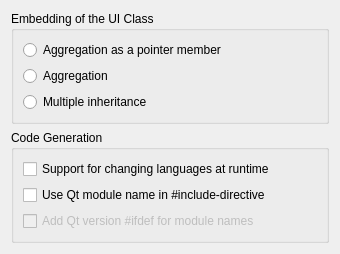
<?xml version="1.0" encoding="UTF-8"?>
<ui version="4.0">
 <class>QtSupport::Internal::CodeGenSettingsPageWidget</class>
 <widget class="QWidget" name="QtSupport::Internal::CodeGenSettingsPageWidget">
  <property name="geometry">
   <rect>
    <x>0</x>
    <y>0</y>
    <width>340</width>
    <height>232</height>
   </rect>
  </property>
  <property name="windowTitle">
   <string/>
  </property>
  <layout class="QVBoxLayout" name="verticalLayout_3">
   <item>
    <widget class="QGroupBox" name="uiclassGroupBox">
     <property name="title">
      <string>Embedding of the UI Class</string>
     </property>
     <property name="checkable">
      <bool>false</bool>
     </property>
     <layout class="QVBoxLayout" name="verticalLayout">
      <item>
       <widget class="QRadioButton" name="ptrAggregationRadioButton">
        <property name="text">
         <string>Aggregation as a pointer member</string>
        </property>
       </widget>
      </item>
      <item>
       <widget class="QRadioButton" name="aggregationButton">
        <property name="text">
         <string>Aggregation</string>
        </property>
       </widget>
      </item>
      <item>
       <widget class="QRadioButton" name="multipleInheritanceButton">
        <property name="text">
         <string>Multiple inheritance</string>
        </property>
       </widget>
      </item>
     </layout>
     <zorder>aggregationButton</zorder>
     <zorder>multipleInheritanceButton</zorder>
     <zorder>ptrAggregationRadioButton</zorder>
    </widget>
   </item>
   <item>
    <widget class="QGroupBox" name="codeGenerationGroupBox">
     <property name="title">
      <string>Code Generation</string>
     </property>
     <layout class="QVBoxLayout" name="verticalLayout_2">
      <item>
       <widget class="QCheckBox" name="retranslateCheckBox">
        <property name="text">
         <string>Support for changing languages at runtime</string>
        </property>
       </widget>
      </item>
      <item>
       <widget class="QCheckBox" name="includeQtModuleCheckBox">
        <property name="text">
         <string>Use Qt module name in #include-directive</string>
        </property>
       </widget>
      </item>
      <item>
       <widget class="QCheckBox" name="addQtVersionCheckBox">
        <property name="enabled">
         <bool>false</bool>
        </property>
        <property name="text">
         <string>Add Qt version #ifdef for module names</string>
        </property>
       </widget>
      </item>
     </layout>
    </widget>
   </item>
   <item>
    <spacer name="verticalSpacer">
     <property name="orientation">
      <enum>Qt::Vertical</enum>
     </property>
     <property name="sizeType">
      <enum>QSizePolicy::MinimumExpanding</enum>
     </property>
     <property name="sizeHint" stdset="0">
      <size>
       <width>0</width>
       <height>0</height>
      </size>
     </property>
    </spacer>
   </item>
  </layout>
 </widget>
 <resources/>
 <connections/>
</ui>
